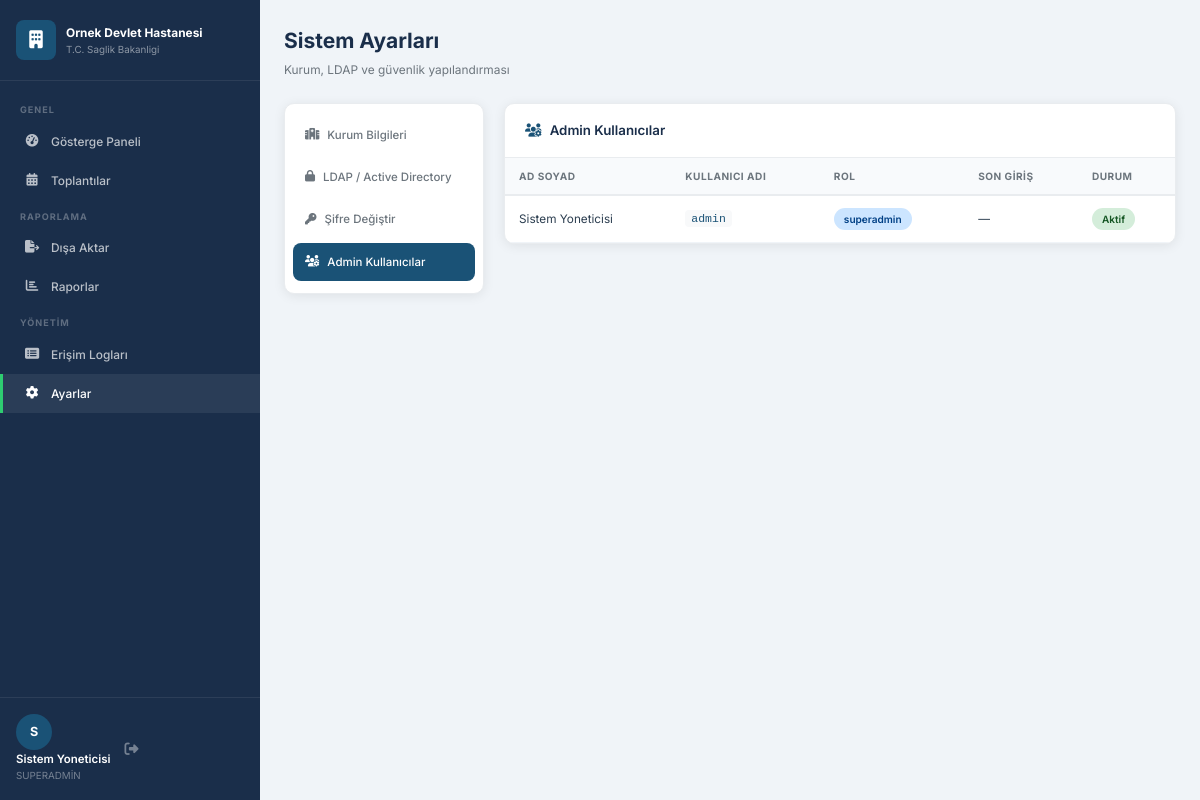
The page /admin/settings.php?tab=users (signed in) on the database its author committed.
### tables this page shows
CREATE TABLE IF NOT EXISTS `settings` (
  `id`            int NOT NULL AUTO_INCREMENT,
  `setting_key`   varchar(100) NOT NULL,
  `setting_value` text,
  `updated_at`    timestamp     DEFAULT CURRENT_TIMESTAMP ON UPDATE CURRENT_TIMESTAMP,
  PRIMARY KEY (`id`),
  UNIQUE KEY `setting_key` (`setting_key`)
);

### html/config/database.php (called while the page is built, shortened)
<?php
function getDB(): PDO
{
    static $pdo = null;
    if ($pdo === null) {
        try {
            $dsn = sprintf(
                'mysql:host=%s;port=%s;dbname=%s;charset=utf8mb4',
                DB_HOST, DB_PORT, DB_NAME
            );
            $initCommand = implode('; ', [
                "SET NAMES utf8mb4 COLLATE utf8mb4_unicode_ci",
                "SET CHARACTER SET utf8mb4",
                "SET character_set_client     = utf8mb4",
                "SET character_set_connection = utf8mb4",
                "SET character_set_results    = utf8mb4",
                "SET collation_connection      = utf8mb4_unicode_ci",
                "SET time_zone                 = '+03:00'",
            ]);
            $pdo = new PDO($dsn, DB_USER, DB_PASS, [
                PDO::ATTR_ERRMODE              => PDO::ERRMODE_EXCEPTION,
                PDO::ATTR_DEFAULT_FETCH_MODE   => PDO::FETCH_ASSOC,
                PDO::ATTR_EMULATE_PREPARES     => false,
                PDO::MYSQL_ATTR_INIT_COMMAND   => $initCommand,
                PDO::MYSQL_ATTR_FOUND_ROWS     => true,
            ]);
        } catch (PDOException $e) {
            error_log('[DB] Baðlantý hatasý: ' . $e->getMessage());
            http_response_code(500);
            die('Veritabaný baðlantý hatasý. Lütfen daha sonra tekrar deneyin.');
        }
    }
    return $pdo;
}
function getSetting(string $key, string $default = ''): string
{
    try {
        $db   = getDB();
        $stmt = $db->prepare(
            'SELECT setting_value FROM settings WHERE setting_key = ? LIMIT 1'
        );
        $stmt->execute([$key]);
        $row = $stmt->fetch();
        return ($row !== false) ? (string) $row['setting_value'] : $default;
    } catch (Exception $e) {
        error_log('[getSetting] ' . $e->getMessage());
        return $default;
    }
}

### html/includes/lang.php (called while the page is built, shortened)
<?php
$LANG = [];
$LANG['dashboard_title']   = 'G' . chr(195).chr(182) . 'sterge Paneli';
$LANG['dashboard_sub']     = 'Dijital Toplant' . chr(196).chr(177) . ' Sistemi Genel G' . chr(195).chr(182) . 'r' . chr(195).chr(188) . 'n' . chr(195).chr(188) . 'm' . chr(195).chr(188);
$LANG['total_meeting']     = 'Toplam Toplant' . chr(196).chr(177);
$LANG['active_meeting']    = 'Aktif Toplant' . chr(196).chr(177);
$LANG['total_attendee']    = 'Toplam Kat' . chr(196).chr(177) . 'l' . chr(196).chr(177) . 'mc' . chr(196).chr(177);
$LANG['today_attendee']    = 'Bug' . chr(195).chr(188) . 'n Kat' . chr(196).chr(177) . 'l' . chr(196).chr(177) . 'm';
$LANG['staff_attendee']    = 'Personel Kat' . chr(196).chr(177) . 'l' . chr(196).chr(177) . 'm' . chr(196).chr(177);
$LANG['guest_attendee']    = 'Misafir Kat' . chr(196).chr(177) . 'l' . chr(196).chr(177) . 'm' . chr(196).chr(177);
$LANG['trend_title']       = 'Son 7 G' . chr(195).chr(188) . 'n - Toplant' . chr(196).chr(177) . ' Trendi';
$LANG['monthly_title']     = 'Ayl' . chr(196).chr(177) . 'k Toplant' . chr(196).chr(177) . ' Da' . chr(196).chr(159) . chr(196).chr(177) . 'l' . chr(196).chr(177) . 'm' . chr(196).chr(177);
$LANG['last_meetings']     = 'Son Toplant' . chr(196).chr(177) . 'lar';
$LANG['see_all']           = 'T' . chr(195).chr(188) . 'm' . chr(195).chr(188) . 'n' . chr(195).chr(188) . ' G' . chr(195).chr(182) . 'r';
$LANG['create_meeting']    = 'Toplant' . chr(196).chr(177) . ' Olu' . chr(197).chr(159) . 'tur';
$LANG['no_meeting']        = 'Hen' . chr(195).chr(188) . 'z toplant' . chr(196).chr(177) . ' olu' . chr(197).chr(159) . 'turulmam' . chr(196).chr(177) . chr(197).chr(159);
$LANG['col_meeting']       = 'TOPLANTI ADI';
$LANG['col_datetime']      = 'TAR' . chr(196).chr(176) . 'H / SAAT';
$LANG['col_location']      = 'KONUM';
$LANG['col_attendee']      = 'KATILIMCI';
$LANG['col_status']        = 'DURUM';
$LANG['col_action']        = chr(196).chr(176) . chr(197).chr(158) . 'LEM';
$LANG['detail']            = 'Detay';
$LANG['status_active']     = 'Aktif';
$LANG['status_completed']  = 'Tamamland' . chr(196).chr(177);
$LANG['status_cancelled']  = chr(196).chr(176) . 'ptal';
$LANG['nav_dashboard']     = 'G' . chr(195).chr(182) . 'sterge Paneli';
$LANG['nav_meetings']      = 'Toplant' . chr(196).chr(177) . 'lar';
$LANG['nav_create']        = 'Toplant' . chr(196).chr(177) . ' Olu' . chr(197).chr(159) . 'tur';
$LANG['nav_export']        = 'D' . chr(196).chr(177) . chr(197).chr(159) . 'a Aktar';
$LANG['nav_reports']       = 'Raporlar';
$LANG['nav_logs']          = 'Eri' . chr(197).chr(159) . 'im Loglar' . chr(196).chr(177);
$LANG['nav_settings']      = 'Ayarlar';
$LANG['nav_general']       = 'GENEL';
$LANG['nav_reporting']     = 'RAPORLAMA';
$LANG['nav_management']    = 'Y' . chr(195).chr(150) . 'NET' . chr(196).chr(176) . 'M';
$LANG['login_title']       = 'Y' . chr(195).chr(182) . 'netim Paneli';
$LANG['login_username']    = 'Kullan' . chr(196).chr(177) . 'c' . chr(196).chr(177) . ' Ad' . chr(196).chr(177);
$LANG['login_password']    = chr(197).chr(158) . 'ifre';
$LANG['login_btn']         = 'Giri' . chr(197).chr(159) . ' Yap';
$LANG['login_placeholder'] = 'Kullan' . chr(196).chr(177) . 'c' . chr(196).chr(177) . ' ad' . chr(196).chr(177) . 'n' . chr(196).chr(177) . 'z';
$LANG['login_error']       = 'Kullan' . chr(196).chr(177) . 'c' . chr(196).chr(177) . ' ad' . chr(196).chr(177) . ' veya ' . chr(197).chr(159) . 'ifre hatal' . chr(196).chr(177) . '!';
$LANG['login_empty']       = 'L' . chr(195).chr(188) . 'tfen t' . chr(195).chr(188) . 'm alanlar' . chr(196).chr(177) . ' doldurun.';
$LANG['settings_title']    = 'Sistem Ayarlar' . chr(196).chr(177);
$LANG['settings_sub']      = 'Kurum, LDAP ve g' . chr(195).chr(188) . 'venlik yap' . chr(196).chr(177) . 'land' . chr(196).chr(177) . 'rmas' . chr(196).chr(177);
$LANG['tab_hospital']      = 'Kurum Bilgileri';
$LANG['tab_ldap']          = 'LDAP / Active Directory';
$LANG['tab_password']      = chr(197).chr(158) . 'ifre De' . chr(196).chr(159) . 'i' . chr(197).chr(159) . 'tir';
$LANG['tab_users']         = 'Admin Kullan' . chr(196).chr(177) . 'c' . chr(196).chr(177) . 'lar';
$LANG['institution_name']  = 'Kurum Ad' . chr(196).chr(177);
$LANG['hospital_name_lbl'] = 'Hastane / Birim Ad' . chr(196).chr(177);
$LANG['footer_text_lbl']   = 'Footer Metni';
$LANG['logo_lbl']          = 'Kurum Logosu';
$LANG['remove_logo']       = 'Logoyu Kald' . chr(196).chr(177) . 'r';
$LANG['save']              = 'Kaydet';
$LANG['ldap_active']       = 'LDAP Aktif';
$LANG['ldap_desc']         = 'LDAP ile kimlik do' . chr(196).chr(159) . 'rulama kullan';
$LANG['ldap_host']         = 'LDAP Host (IP Adresi)';
$LANG['ldap_test']         = 'Ba' . chr(196).chr(159) . 'lant' . chr(196).chr(177) . 'y' . chr(196).chr(177) . ' Test Et';
$LANG['pass_current']      = 'Mevcut ' . chr(197).chr(158) . 'ifre';
$LANG['pass_new']          = 'Yeni ' . chr(197).chr(158) . 'ifre';

### html/config/session.php (called while the page is built, shortened)
<?php
function getCurrentAdmin(): array
{
    return [
        'id'       => (int)  ($_SESSION['admin_id']       ?? 0),
        'username' => (string)($_SESSION['admin_username'] ?? ''),
        'name'     => (string)($_SESSION['admin_name']     ?? ''),
        'role'     => (string)($_SESSION['admin_role']     ?? ''),
    ];
}

### html/admin/settings.php (the view, shortened to what this page needs)
<?php
require_once __DIR__ . '/../config/database.php';
require_once __DIR__ . '/../config/session.php';
require_once __DIR__ . '/../includes/lang.php';
$tab       = $_GET['tab'] ?? 'hospital';
$lKurumBilgi  = 'Kurum Bilgileri';
$lKurumAdi    = 'Kurum Ad' . chr(0xC4).chr(0xB1);
$lHastaneAdi  = 'Hastane / Birim Ad' . chr(0xC4).chr(0xB1);
$lFooter      = 'Footer Metni';
$lAnaRenk     = 'Ana Renk';
$lLogo        = 'Kurum Logosu';
$lLogoKaldir  = 'Logoyu Kald' . chr(0xC4).chr(0xB1) . 'r';
$lKaydet      = 'Kaydet';
$lSifreDeg    = chr(0xC5).chr(0x9E) . 'ifre De' . chr(0xC4).chr(0x9F) . 'i' . chr(0xC5).chr(0x9F) . 'tir';
$lAdminKul    = 'Admin Kullan' . chr(0xC4).chr(0xB1) . 'c' . chr(0xC4).chr(0xB1) . 'lar';
$lRenkHint    = 'Men' . chr(0xC3).chr(0xBC) . ' ve buton rengi';
require_once __DIR__ . '/../includes/header.php';
?>
<div class="app-layout">
  <?php require_once __DIR__ . '/../includes/sidebar.php'; ?>
  <div class="main-content">
    <div class="page-header">
      <div>
        <h1 class="page-title"><?= $LANG['settings_title'] ?></h1>
        <p class="page-sub"><?= $LANG['settings_sub'] ?></p>
      </div>
    </div>
    <div class="settings-layout">
      <div class="settings-tabs">
        <a href="?tab=hospital" class="tab-item <?= $tab==='hospital'?'active':'' ?>">
          <i class="fas fa-hospital"></i> <?= $lKurumBilgi ?>
        </a>
        <a href="?tab=ldap" class="tab-item <?= $tab==='ldap'?'active':'' ?>">
          <i class="fas fa-lock"></i> <?= $LANG['tab_ldap'] ?>
        </a>
        <a href="?tab=password" class="tab-item <?= $tab==='password'?'active':'' ?>">
          <i class="fas fa-key"></i> <?= $lSifreDeg ?>
        </a>
        <a href="?tab=users" class="tab-item <?= $tab==='users'?'active':'' ?>">
          <i class="fas fa-users-cog"></i> <?= $lAdminKul ?>
        </a>
      </div>
      <div class="settings-content">
        <?php if ($tab === 'hospital'): ?>
        <div class="card">
          <div class="card-header"><h3><i class="fas fa-hospital"></i> <?= $lKurumBilgi ?></h3></div>
          <div class="card-body">
            <form method="POST" enctype="multipart/form-data">
              <input type="hidden" name="action" value="save_hospital">
              <div class="form-row">
                <div class="form-group">
                  <label><?= $lKurumAdi ?></label>
                  <input type="text" name="institution_name" class="form-control"
                         value="<?= htmlspecialchars(getSetting('institution_name'), ENT_QUOTES, 'UTF-8') ?>">
                </div>
                <div class="form-group">
                  <label><?= $lHastaneAdi ?></label>
                  <input type="text" name="hospital_name" class="form-control"
                         value="<?= htmlspecialchars(getSetting('hospital_name'), ENT_QUOTES, 'UTF-8') ?>">
                </div>
              </div>
              <div class="form-group">
                <label><?= $lFooter ?></label>
                <input type="text" name="footer_text" class="form-control"
                       value="<?= htmlspecialchars(getSetting('footer_text'), ENT_QUOTES, 'UTF-8') ?>">
              </div>
              <div class="form-group">
                <label><?= $lAnaRenk ?></label>
                <div class="color-picker-row">
                  <input type="color" name="primary_color" class="form-control-color"
                         value="<?= htmlspecialchars(getSetting('primary_color','#1a5276'), ENT_QUOTES, 'UTF-8') ?>">
                  <span class="color-hint"><?= $lRenkHint ?></span>
                </div>
              </div>
              <div class="form-group">
                <label><?= $lLogo ?></label>
                <?php $logo = getSetting('logo_path',''); if ($logo): ?>
                  <div class="logo-preview">
                    <img src="<?= htmlspecialchars($logo, ENT_QUOTES, 'UTF-8') ?>" alt="Logo" style="height:60px">
                    <button type="submit" name="remove_logo" value="1" class="btn btn-sm btn-danger ml-2">
                      <i class="fas fa-trash"></i> <?= $lLogoKaldir ?>
                    </button>
                  </div>
                <?php endif; ?>
                <div class="file-upload-area">
                  <input type="file" name="logo" id="logoFile" accept=".png,.jpg,.svg" hidden>
                  <label for="logoFile" class="file-upload-label">
                    <i class="fas fa-cloud-upload-alt"></i>
                    <span>PNG, JPG veya SVG se&#231;in (max 2MB)</span>
                  </label>
                </div>
              </div>
              <button type="submit" class="btn btn-primary"><i class="fas fa-save"></i> <?= $lKaydet ?></button>
            </form>
          </div>
        </div>
        <?php elseif ($tab === 'users'): ?>
        <?php
        $db    = getDB();
        $users = $db->query("SELECT * FROM admin_users ORDER BY created_at")->fetchAll();
        ?>
        <div class="card">
          <div class="card-header d-flex-between">
            <h3><i class="fas fa-users-cog"></i> <?= $lAdminKul ?></h3>
          </div>
          <div class="card-body p-0">
            <table class="data-table">
              <thead>
                <tr>
                  <th>Ad Soyad</th>
                  <th>Kullan&#305;c&#305; Ad&#305;</th>
                  <th>Rol</th>
                  <th>Son Giri&#351;</th>
                  <th>Durum</th>
                </tr>
              </thead>
              <tbody>
                <?php foreach ($users as $u): ?>
                <tr>
                  <td><?= htmlspecialchars($u['full_name'], ENT_QUOTES, 'UTF-8') ?></td>
                  <td><code><?= htmlspecialchars($u['username'], ENT_QUOTES, 'UTF-8') ?></code></td>
                  <td>
                    <span class="badge <?= $u['role']==='superadmin'?'badge-primary':'badge-secondary' ?>">
                      <?= htmlspecialchars($u['role'], ENT_QUOTES, 'UTF-8') ?>
                    </span>
                  </td>
                  <td><?= $u['last_login'] ? date('d.m.Y H:i', strtotime($u['last_login'])) : '&#8212;' ?></td>
                  <td>
                    <span class="badge <?= $u['is_active']?'badge-success':'badge-danger' ?>">
                      <?= $u['is_active'] ? 'Aktif' : 'Pasif' ?>
                    </span>
                  </td>
                </tr>
                <?php endforeach; ?>
              </tbody>
            </table>
          </div>
        </div>
        <?php endif; ?>
      </div>
    </div>
  </div>
</div>
<?php require_once __DIR__ . '/../includes/footer.php'; ?>

### html/includes/sidebar.php (shortened to what this page needs)
<?php
$currentPath = $_SERVER['REQUEST_URI'];
$admin       = getCurrentAdmin();
function navItem(string $href, string $icon, string $label, string $current, string $match): void {
    $active = (strpos($current, $match) !== false) ? 'active' : '';
    echo "<li class='nav-item {$active}'><a href='{$href}' class='nav-link'><i class='{$icon}'></i><span>{$label}</span></a></li>";
}
?>
<div class="sidebar" id="sidebar">
  <div class="sidebar-brand">
    <?php $logo = getSetting('logo_path',''); if ($logo && file_exists('/var/www/html'.$logo)): ?>
      <img src="<?= htmlspecialchars($logo, ENT_QUOTES, 'UTF-8') ?>" alt="Logo" class="brand-logo">
    <?php else: ?>
      <div class="brand-icon"><i class="fas fa-building"></i></div>
    <?php endif; ?>
    <div class="brand-text">
      <span class="brand-title"><?= htmlspecialchars(getSetting('hospital_name','Toplantı Sistemi'), ENT_QUOTES, 'UTF-8') ?></span>
      <span class="brand-sub"><?= htmlspecialchars(getSetting('institution_name',''), ENT_QUOTES, 'UTF-8') ?></span>
    </div>
  </div>
  <nav class="sidebar-nav">
    <ul class="nav-list">
      <li class="nav-section"><?= $LANG['nav_general'] ?></li>
      <?php navItem('/admin/index.php','fas fa-tachometer-alt',$LANG['nav_dashboard'],$currentPath,'admin/index'); ?>
      <li class="nav-section"><?= $LANG['nav_reporting'] ?></li>
      <?php if (($admin['role'] ?? '') === 'superadmin'): ?>
      <li class="nav-section"><?= $LANG['nav_management'] ?></li>
      <?php endif; ?>
    </ul>
  </nav>
  <div class="sidebar-footer">
    <div class="user-info">
      <div class="user-avatar"><?= strtoupper(substr($admin['name'] ?? 'A', 0, 1)) ?></div>
      <div class="user-detail">
        <span class="user-name"><?= htmlspecialchars($admin['name'] ?? '', ENT_QUOTES, 'UTF-8') ?></span>
        <span class="user-role"><?= htmlspecialchars($admin['role'] ?? '', ENT_QUOTES, 'UTF-8') ?></span>
      </div>
    </div>
    <a href="/admin/logout.php" class="btn-logout" title="Çıkış"><i class="fas fa-sign-out-alt"></i></a>
  </div>
</div>

### rows shown on the page
settings: setting_value "Ornek Devlet Hastanesi"
settings: setting_value "T.C. Saglik Bakanligi"

### other values the page prints
$LANG['nav_general'] "GENEL"
$label "Gösterge Paneli Toplantılar Dışa Aktar Raporlar Erişim Logları Ayarlar"
$LANG['nav_reporting'] "RAPORLAMA"
$LANG['nav_management'] "YÖNETİM"
substr($admin['name'] ?? 'A', 0, 1) "S"
$admin['name'] "Sistem Yoneticisi"
$admin['role'] "SUPERADMIN"
$LANG['settings_title'] "Sistem Ayarları"
$LANG['settings_sub'] "Kurum, LDAP ve güvenlik yapılandırması"
$lKurumBilgi "Kurum Bilgileri"
$LANG['tab_ldap'] "LDAP / Active Directory"
$lSifreDeg "Şifre Değiştir"
$lAdminKul "Admin Kullanıcılar"
$u['full_name'] "Sistem Yoneticisi"
$u['username'] "admin"
